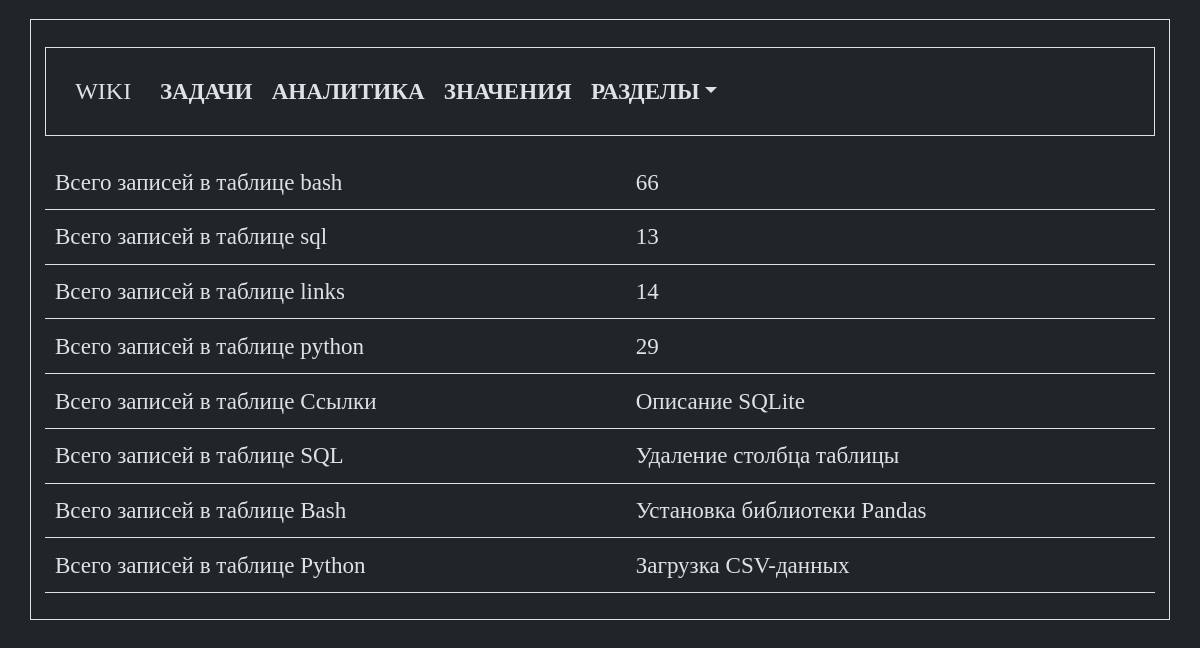
The app's page /analytics with its own data.
### tables this page shows
CREATE TABLE "links"
(
    links_id      INTEGER
        primary key autoincrement,
    links_name    TEXT not null,
    links_command TEXT not null
, links_description TEXT);

CREATE TABLE [sql] ( 
  "sql_id" INTEGER PRIMARY KEY AUTOINCREMENT,
  "sql_command" TEXT NOT NULL,
  "sql_name" TEXT NOT NULL
, sql_description TEXT);

CREATE TABLE "bash" (
    bash_id INTEGER PRIMARY KEY AUTOINCREMENT,
    bash_command TEXT NOT NULL,
    bash_name TEXT NOT NULL
  );

CREATE TABLE "python" (
    "python_id" INTEGER PRIMARY KEY AUTOINCREMENT,
    "python_command" TEXT NOT NULL,
    "python_name" TEXT NOT NULL
  , "python_description" TEXT);

### app.py (the view)
@app.route('/analytics')
def analytics():
    conn = connect.get_db_connection()
    cur = conn.cursor()
    bash_list_count = cur.execute("SELECT COUNT(*) FROM bash")
    bash_list_count_print = bash_list_count.fetchone()
    bash_list_count_print_int = int(bash_list_count_print[0])
    sql_list_count = cur.execute("SELECT COUNT(*) FROM sql")
    sql_list_count_print = sql_list_count.fetchone()
    sql_list_count_print_int = int(sql_list_count_print[0])
    python_list_count = cur.execute("SELECT COUNT(*) FROM python")
    python_list_count_print = python_list_count.fetchone()
    python_list_count_print_int = int(python_list_count_print[0])
    links_list_count = cur.execute("SELECT COUNT(*) FROM links")
    links_list_count_print = links_list_count.fetchone()
    links_list_count_print_int = int(links_list_count_print[0])
    last_links = conn.execute("SELECT * FROM links ORDER BY 1 DESC").fetchone()
    last_sql = conn.execute("SELECT * FROM sql ORDER BY 1 DESC").fetchone()
    last_bash = conn.execute("SELECT * FROM bash ORDER BY 1 DESC").fetchone()
    last_python = conn.execute("SELECT * FROM python ORDER BY 1 DESC").fetchone()
    return render_template("analytics.html",
                           last_links=last_links,
                           last_sql=last_sql,
                           last_bash=last_bash,
                           last_python=last_python,
                           bash_list_count_print_int=bash_list_count_print_int,
                           sql_list_count_print_int=sql_list_count_print_int,
                           python_list_count_print_int=python_list_count_print_int,
                           links_list_count_print_int=links_list_count_print_int,
                           )

### modules/connect.py (called while the page is built)
def get_db_connection():
    db_path = os.path.join(BASE_DIR, '../database.db')
    conn = sqlite3.connect(db_path)
    conn.row_factory = sqlite3.Row
    return conn

### templates/analytics.html (shortened to what this page needs)
{% extends 'base.html' %}
{% block content %}
<table class="table">
    <tr>
        <th>Всего записей в таблице bash</th>
        <td>{{ bash_list_count_print_int }}</td>
    </tr>
    <tr>
        <th>Всего записей в таблице sql</th>
        <td>{{ sql_list_count_print_int }}</td>
    </tr>
    <tr>
        <th>Всего записей в таблице links</th>
        <td>{{ links_list_count_print_int }}</td>
    </tr>
    <tr>
        <th>Всего записей в таблице python</th>
        <td>{{ python_list_count_print_int }}</td>
    </tr>
    <tr>
        <th>Всего записей в таблице Ссылки</th>
        <td>{{ last_links.links_name  }}</td>
    </tr>
    <tr>
        <th>Всего записей в таблице SQL</th>
        <td>{{ last_sql.sql_name }}</td>
    </tr>
    <tr>
        <th>Всего записей в таблице Bash</th>
        <td>{{ last_bash.bash_name }}</td>
    </tr>
    <tr>
        <th>Всего записей в таблице Python</th>
        <td>{{ last_python.python_name }}</td>
    </tr>
</table>
{% endblock %}

### static/styles.css (style rules this page uses)
* { border: 0; margin: 0; color: #dee2e6; font-family: consolas; font-size: 1.2rem; font-weight: 400; line-height: 1.5; }
body, .dropdown-item { background-color: #212529; }

### records on screen
links: links_name "Описание SQLite"
sql: sql_name "Удаление столбца таблицы"
bash: bash_name "Установка библиотеки Pandas"
python: python_name "Загрузка CSV-данных"

### other values on screen
{{ bash_list_count_print_int }} "66"
{{ sql_list_count_print_int }} "13"
{{ links_list_count_print_int }} "14"
{{ python_list_count_print_int }} "29"
